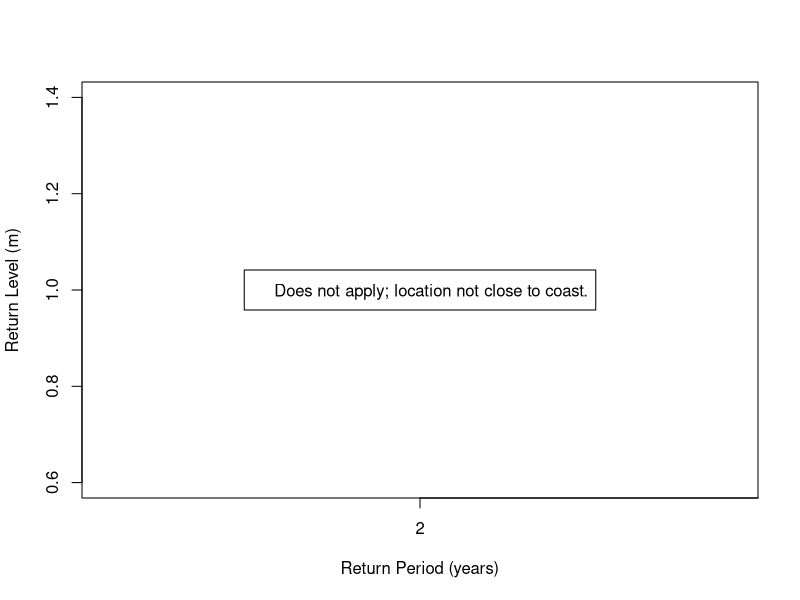

Write the R code that produced this figure.

# This prepares an empty plot of EWL with SLR when there is no associated data available.

	plot(1, type="l",lwd=3,col="black", xlab="Return Period (years)", ylab="Return Level (m)", xaxt="n")
	axis(1, at=c(1:9), labels=c("2","5","10","25","50","100","250","500","1000"))
     	legend("center", legend="Does not apply; location not close to coast.")
     	#legend("topleft", inset=.05, title="Periods",legend=c("Historical","2030","2050","2100"), lwd=3, col=c("black","yellow","orange","red"))

